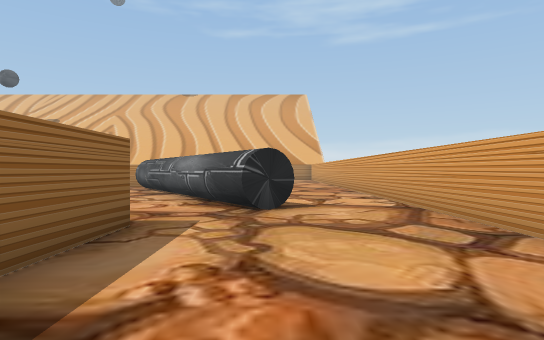
view 1 (above)

19 first-person views from a walk through a Unity game level. The camera is 0.64 m above the floor, looks level and sees 75° across. The floor is counted in squares, 1 m on a side. Each view is taken from the middle of a square. On the plan, view 1 faces up. The plan holds only what a view shows up to about 10 squares ahead; the rest is blank. The place goes on beyond the plan. The player character is not drawn. Some animated figures are not drawn.

view 2
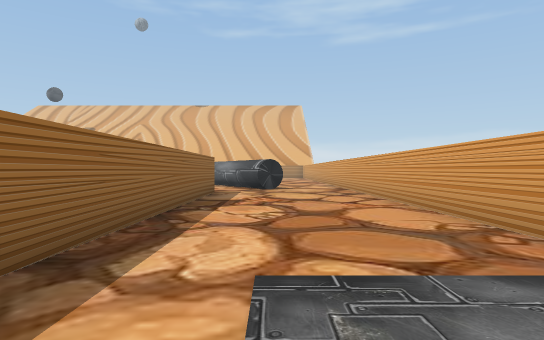

view 3
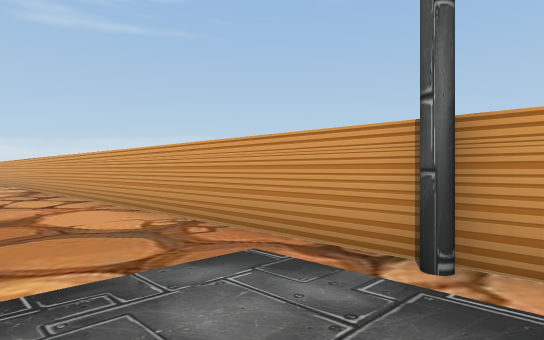

view 4
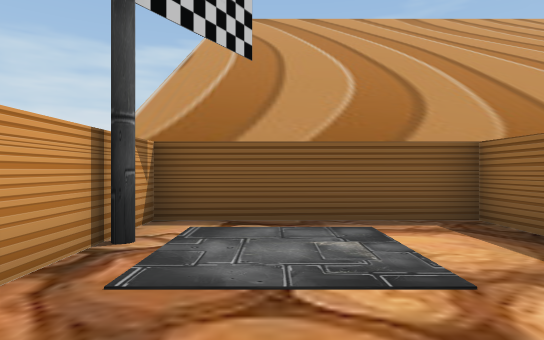

view 5
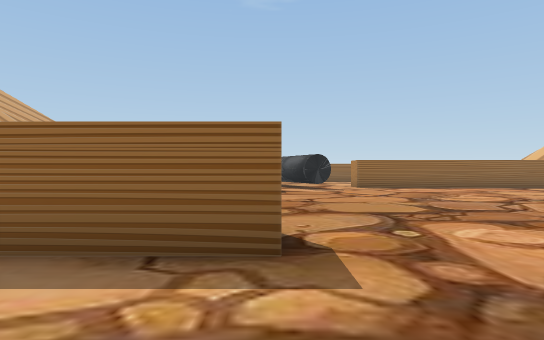

view 6
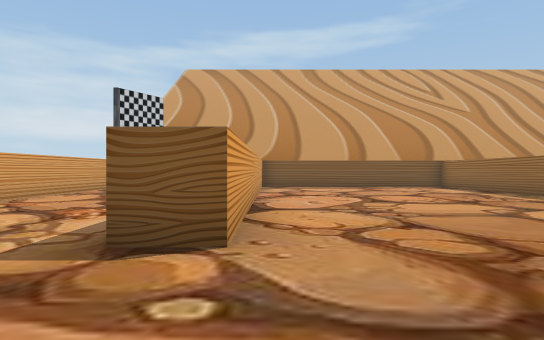

view 7
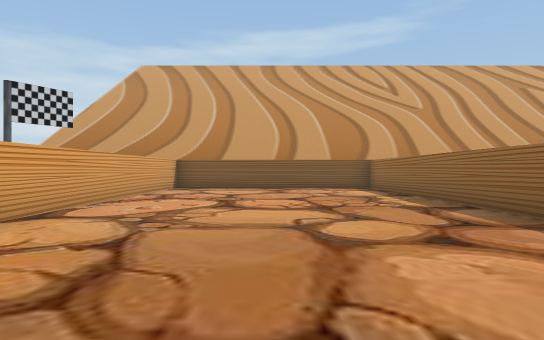

view 8
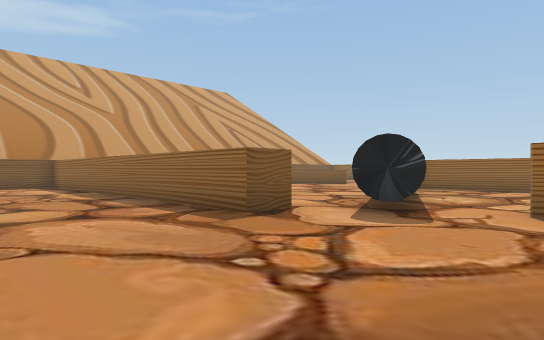

view 9
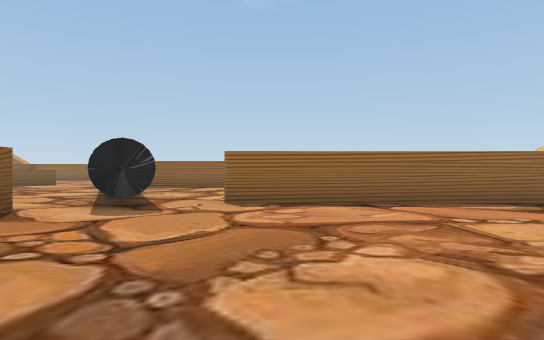

view 10
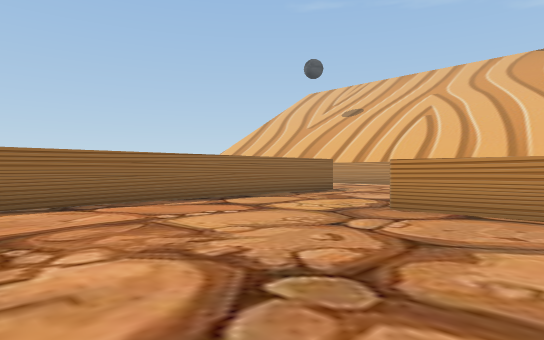

view 11
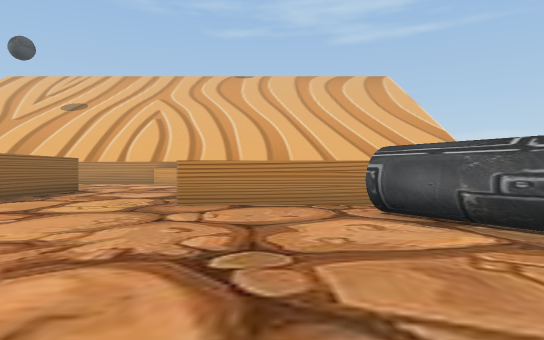

view 12
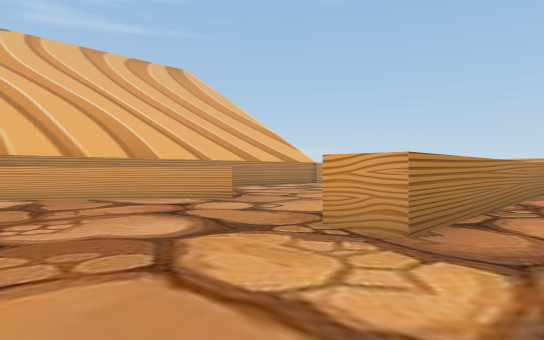

view 13
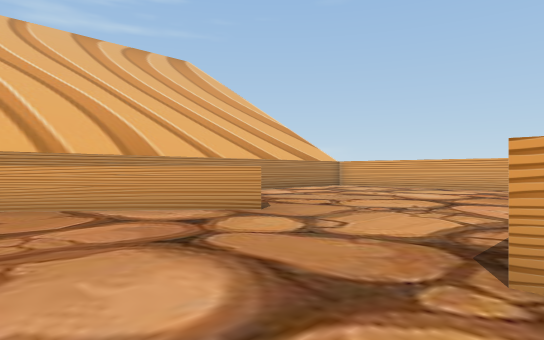

view 14
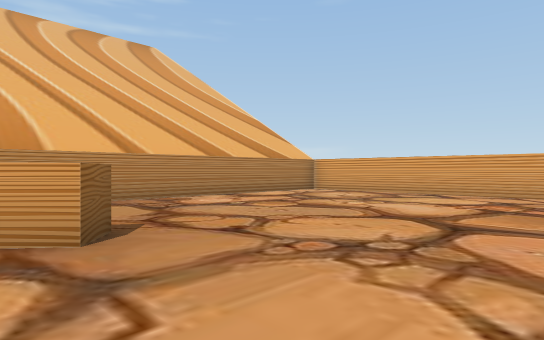

view 15
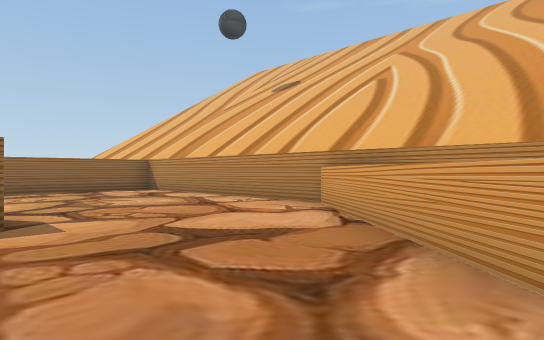

view 16
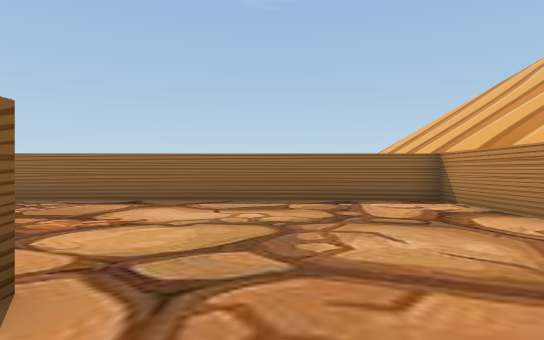

view 17
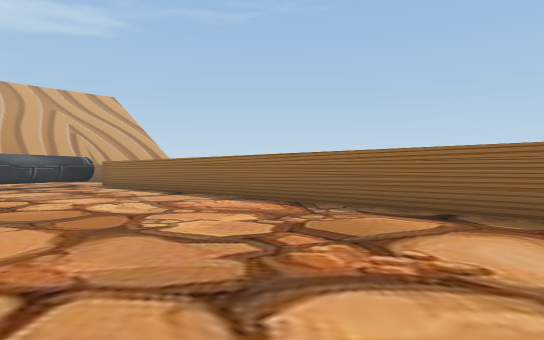

view 18
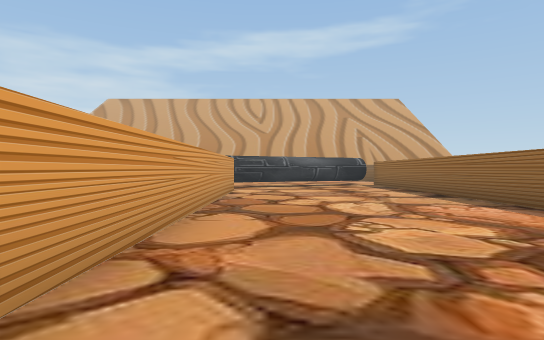

view 19
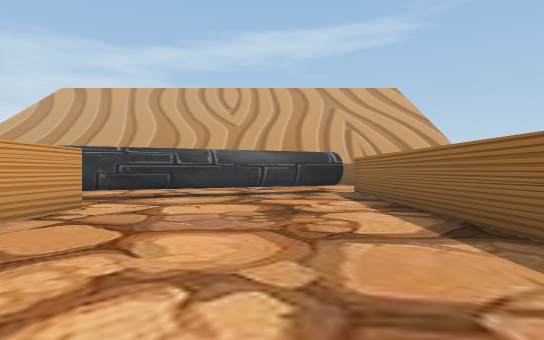

### Floor plan
Key: @ floor where view 1 was taken; # wall or solid block; . floor; ^ raised ledge; O other object.
Columns run from 19 left of view 1 to 3 right of it. Each row starts with its distance up from view 1.
 23 ####################
 22 #........^     .....
 21 #.........^   .......
 20 #..........^^ ........#
 19 #...........^^........#
 18 #.....................#
 17 #.....##..............#
 16 #.....##..............#
 15 #.....##.........
 14 #.....##....^^^^^^^^
 13 #.....##...........
 12 #.....##.......#
 11 #.....##.......##
 10 #.....##........#   ..#
  9 #.....##........##  ..#
  8 #.....##.........##...#
  7 #.................# ..#
  6 #.................##..#
  5 #.....###.............#
  4 #..#### .........#....#
  3 ####     #.......#....#
  2          #.......#....#
  1          #.......#....#
  0          #.......#.@..#
 -1          #.......#....#
 -2          #.......#....#
 -3          #.......#....#
 -4          #.......#....#
 -5                  #...O#
 -6                  #....#
 -7                  ######

Where each view was taken, in squares from view 1:
view 1: 0 up, 0 right, facing up
view 2: 6 down, 0 right, facing up
view 3: 6 down, 0 right, facing up-right
view 4: 2 down, 1 right, facing down
view 5: 4 up, 1 right, facing left
view 6: 7 up, 3 left, facing down
view 7: 6 up, 6 left, facing down
view 8: 8 up, 6 left, facing down-left
view 9: 8 up, 5 left, facing left
view 10: 8 up, 5 left, facing up-left
view 11: 7 up, 6 left, facing up
view 12: 12 up, 11 left, facing up-right
view 13: 14 up, 10 left, facing up-right
view 14: 15 up, 7 left, facing up-right
view 15: 17 up, 7 left, facing up-left
view 16: 19 up, 11 left, facing left
view 17: 18 up, 13 left, facing down-left
view 18: 18 up, 14 left, facing down
view 19: 13 up, 16 left, facing down
